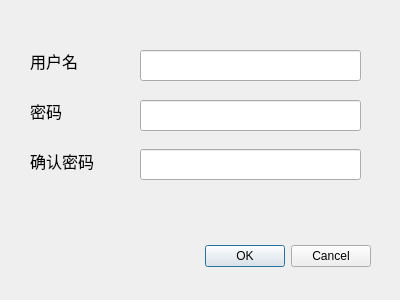
<?xml version="1.0" encoding="UTF-8"?>
<ui version="4.0">
 <class>RegisterDialog</class>
 <widget class="QDialog" name="RegisterDialog">
  <property name="geometry">
   <rect>
    <x>0</x>
    <y>0</y>
    <width>400</width>
    <height>300</height>
   </rect>
  </property>
  <property name="sizePolicy">
   <sizepolicy hsizetype="Fixed" vsizetype="Fixed">
    <horstretch>0</horstretch>
    <verstretch>0</verstretch>
   </sizepolicy>
  </property>
  <property name="minimumSize">
   <size>
    <width>400</width>
    <height>300</height>
   </size>
  </property>
  <property name="maximumSize">
   <size>
    <width>400</width>
    <height>300</height>
   </size>
  </property>
  <property name="font">
   <font>
    <family>微软雅黑</family>
    <pointsize>12</pointsize>
   </font>
  </property>
  <property name="windowTitle">
   <string>注册</string>
  </property>
  <property name="windowIcon">
   <iconset resource="resource.qrc">
    <normaloff>:/Img/Img/blenderIcon.png</normaloff>:/Img/Img/blenderIcon.png</iconset>
  </property>
  <property name="styleSheet">
   <string notr="true"/>
  </property>
  <widget class="QDialogButtonBox" name="buttonBox">
   <property name="geometry">
    <rect>
     <x>30</x>
     <y>240</y>
     <width>341</width>
     <height>32</height>
    </rect>
   </property>
   <property name="styleSheet">
    <string notr="true">QPushButton :: Activate{
    border: 2px solid lightblue
}</string>
   </property>
   <property name="orientation">
    <enum>Qt::Horizontal</enum>
   </property>
   <property name="standardButtons">
    <set>QDialogButtonBox::Cancel|QDialogButtonBox::Ok</set>
   </property>
  </widget>
  <widget class="QLineEdit" name="userNameLineEdit">
   <property name="geometry">
    <rect>
     <x>140</x>
     <y>50</y>
     <width>221</width>
     <height>31</height>
    </rect>
   </property>
   <property name="maxLength">
    <number>20</number>
   </property>
  </widget>
  <widget class="QLineEdit" name="passwordLineEdit">
   <property name="geometry">
    <rect>
     <x>140</x>
     <y>100</y>
     <width>221</width>
     <height>31</height>
    </rect>
   </property>
   <property name="maxLength">
    <number>20</number>
   </property>
   <property name="echoMode">
    <enum>QLineEdit::Password</enum>
   </property>
  </widget>
  <widget class="QLabel" name="label_2">
   <property name="geometry">
    <rect>
     <x>30</x>
     <y>100</y>
     <width>91</width>
     <height>21</height>
    </rect>
   </property>
   <property name="font">
    <font>
     <family>微软雅黑</family>
     <pointsize>12</pointsize>
    </font>
   </property>
   <property name="text">
    <string>密码</string>
   </property>
  </widget>
  <widget class="QLabel" name="label">
   <property name="geometry">
    <rect>
     <x>30</x>
     <y>50</y>
     <width>91</width>
     <height>21</height>
    </rect>
   </property>
   <property name="font">
    <font>
     <family>微软雅黑</family>
     <pointsize>12</pointsize>
    </font>
   </property>
   <property name="text">
    <string>用户名</string>
   </property>
  </widget>
  <widget class="QLabel" name="label_3">
   <property name="geometry">
    <rect>
     <x>30</x>
     <y>150</y>
     <width>91</width>
     <height>21</height>
    </rect>
   </property>
   <property name="font">
    <font>
     <family>微软雅黑</family>
     <pointsize>12</pointsize>
    </font>
   </property>
   <property name="text">
    <string>确认密码</string>
   </property>
  </widget>
  <widget class="QLineEdit" name="ensureLineEdit">
   <property name="geometry">
    <rect>
     <x>140</x>
     <y>149</y>
     <width>221</width>
     <height>31</height>
    </rect>
   </property>
   <property name="maxLength">
    <number>20</number>
   </property>
   <property name="echoMode">
    <enum>QLineEdit::Password</enum>
   </property>
  </widget>
 </widget>
 <resources>
  <include location="resource.qrc"/>
 </resources>
 <connections>
  <connection>
   <sender>buttonBox</sender>
   <signal>accepted()</signal>
   <receiver>RegisterDialog</receiver>
   <slot>accept()</slot>
   <hints>
    <hint type="sourcelabel">
     <x>248</x>
     <y>254</y>
    </hint>
    <hint type="destinationlabel">
     <x>157</x>
     <y>274</y>
    </hint>
   </hints>
  </connection>
  <connection>
   <sender>buttonBox</sender>
   <signal>rejected()</signal>
   <receiver>RegisterDialog</receiver>
   <slot>reject()</slot>
   <hints>
    <hint type="sourcelabel">
     <x>316</x>
     <y>260</y>
    </hint>
    <hint type="destinationlabel">
     <x>286</x>
     <y>274</y>
    </hint>
   </hints>
  </connection>
 </connections>
</ui>
